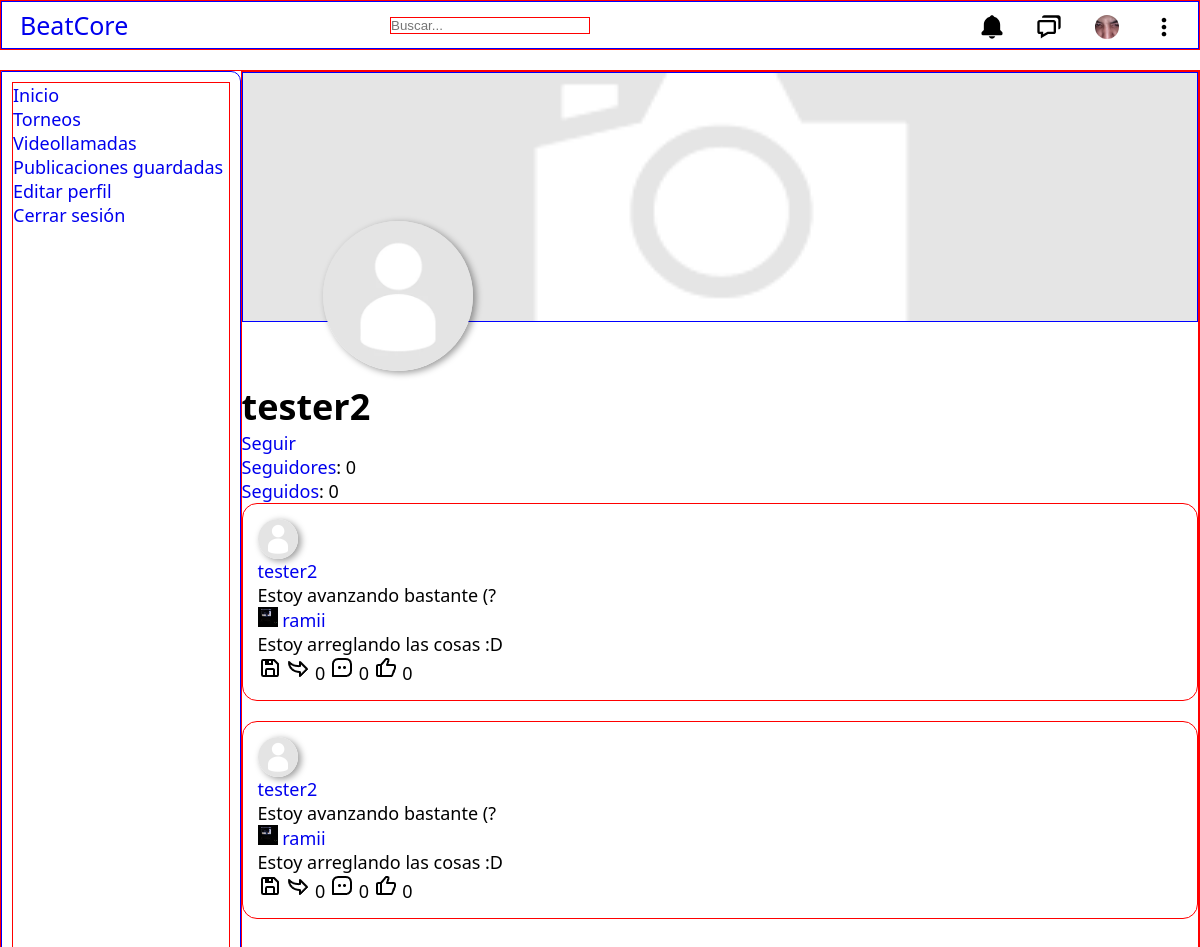
Page /app/vista/perfil.php?id_usuario=29 (signed in) on the committed database.
### tables this page shows
CREATE TABLE `t_usuarios` (
  `id_usuario` int(11) NOT NULL,
  `usuario` varchar(100) NOT NULL,
  `gmail` varchar(255) NOT NULL,
  `telefono` varchar(50) NOT NULL,
  `clave` varchar(100) NOT NULL,
  `nombre` varchar(100) NOT NULL,
  `apellido` varchar(100) NOT NULL,
  `fecha_nacimiento` date NOT NULL,
  `descripcion` varchar(300) NOT NULL,
  `foto_perfil` varchar(300) NOT NULL,
  `foto_portada` varchar(300) NOT NULL,
  `id_rol` tinyint(4) NOT NULL,
  `fecha_creacion` date NOT NULL
);

CREATE TABLE `t_publicaciones` (
  `id_publicacion` int(11) NOT NULL,
  `id_respuesta` int(11) DEFAULT NULL,
  `id_usuario` int(11) NOT NULL,
  `texto` varchar(300) NOT NULL,
  `audio` varchar(300) NOT NULL,
  `img1` varchar(300) NOT NULL,
  `img2` varchar(300) NOT NULL,
  `img3` varchar(300) NOT NULL,
  `img4` varchar(300) NOT NULL,
  `video` varchar(300) NOT NULL,
  `fecha_publicacion` date NOT NULL DEFAULT current_timestamp()
);

### app/ayudas/funciones.php (the view, shortened to what this page needs)
<?php
function traerPublicaciones($query)
{
  include("../modelo/conexion.php");
  $res = mysqli_query($con, $query);
  if (mysqli_num_rows($res) > 0) {
    ?>
    <ul>
      <?php
      while ($fila = mysqli_fetch_array($res)) {
        ?>
        <li>
          <div class="carta-publi">
          <div class="img-perfil">
            <img class="img-publi-perfil" src="<?php echo URL_USUARIO . $fila['id_usuario'] . '/foto_perfil/' . $fila["foto_perfil"]; ?>"/>
          </div>
            <a href="perfil.php?id_usuario=<?php echo $fila["id_usuario"]; ?>"><?php echo $fila["usuario"]; ?></a>
            <div class="publicacion-contenido">
              <p>
                <?php echo $fila["texto"]; ?>
              </p>
            </div>
            <?php publicacionRespuesta($fila["id_publicacion"]); ?>
            <?php guardar($fila["id_publicacion"]); ?>
            <a href="responder.php?id_publicacion=<?php echo $fila["id_publicacion"]; ?>"><img
                src="../../publico/img/iconos/responder.png" /></a>
            <?php echo cantidadRespuestas($fila["id_publicacion"]); ?>
            <a href="publicacion.php?id_publicacion=<?php echo $fila["id_publicacion"]; ?>"><img
                src="../../publico/img/iconos/comentar.png" /></a>
            <?php echo cantidadComentariosPublicacion($fila["id_publicacion"]); ?>
            <?php likesPublicacion($fila["id_publicacion"]); ?>
          </div>
        </li>
        <?php
      }
      ?>
    </ul>
    <?php
  } else {
    echo "No hay publicaciones";
  }
}
function publicacionRespuesta($id_publicacion){
  include("../modelo/conexion.php");
  $query = "SELECT * FROM t_publicaciones WHERE id_publicacion = '$id_publicacion'";
  $res = mysqli_fetch_array(mysqli_query($con, $query));
  if($res["id_respuesta"] != NULL){
    $id_respuesta = $res["id_respuesta"];
    $query = "SELECT * FROM t_publicaciones INNER JOIN t_usuarios ON t_publicaciones.id_usuario = t_usuarios.id_usuario WHERE id_publicacion = '$id_respuesta'";
    $res = mysqli_fetch_array(mysqli_query($con,$query));
    ?>
      <div>
        <img src="<?= URL_USUARIO . $res["id_usuario"] . "/foto_perfil/" . $res["foto_perfil"]; ?>" width="20px" height="20px">
        <a href="#"><?= $res["usuario"]; ?></a>
        <p><?= $res["texto"]; ?></p>
      </div>
    <?php
  }
}
function likesPublicacion($id_publicacion)
{
  include("../modelo/conexion.php");
  $id_usuario = $_SESSION["id_usuario"];
  $query = "SELECT * FROM t_likes WHERE id_usuario = '$id_usuario' AND id_publicacion = '$id_publicacion'";
  $dio_like = mysqli_num_rows(mysqli_query($con, $query));
  if ($dio_like) {
    ?><a href="../controlador/like.php?id_publicacion=<?php echo $id_publicacion ?>"><img
        src="../../publico/img/iconos/like_solido.png" /></a>
    <?php
  } else {
    ?><a href="../controlador/like.php?id_publicacion=<?php echo $id_publicacion ?>"><img
        src="../../publico/img/iconos/like_regular.png" /></a>
    <?php
  }
  echo cantidadLikesPublicacion($id_publicacion);
}
function cantidadLikesPublicacion($id_publicacion)
{
  include("../modelo/conexion.php");
  $query = "SELECT * FROM t_likes WHERE id_publicacion = '$id_publicacion'";
  $res = mysqli_query($con, $query);
  return mysqli_num_rows($res);
}
function guardar($id_publicacion)
{
  include("../modelo/conexion.php");
  $id_usuario = $_SESSION["id_usuario"];
  $query = "SELECT * FROM t_guardados WHERE id_usuario = '$id_usuario' AND id_publicacion = '$id_publicacion'";
  $lo_guardo = mysqli_num_rows(mysqli_query($con, $query));
  if ($lo_guardo) {
    ?><a href="../controlador/guardar_publicacion.php?id_publicacion=<?php echo $id_publicacion ?>"><img
        src="../../publico/img/iconos/guardar_solido.png" /></a>
    <?php
  } else {
    ?><a href="../controlador/guardar_publicacion.php?id_publicacion=<?php echo $id_publicacion ?>"><img
        src="../../publico/img/iconos/guardar_regular.png" /></a>
    <?php
  }
}
    ?>
    <?php
function cantidadComentariosPublicacion($id_publicacion)
{
  include("../modelo/conexion.php");
  $query = "SELECT * FROM t_comentarios WHERE id_publicacion = '$id_publicacion'";
  $res = mysqli_query($con, $query);
  return mysqli_num_rows($res);
}
    ?>
    <?php
function cantidadRespuestas($id_publicacion)
{
  include("../modelo/conexion.php");
  $query = "SELECT * FROM t_publicaciones WHERE id_respuesta = '$id_publicacion'";
  $res = mysqli_query($con, $query);
  return mysqli_num_rows($res);
}
function datosUsuario($id_usuario, $datos)
{
  include("../modelo/conexion.php");
  $query = "SELECT $datos FROM t_usuarios WHERE id_usuario = '$id_usuario'";
  $res = mysqli_query($con, $query);
  return mysqli_fetch_array($res);
}
?>

### app/vista/perfil.php (shortened to what this page needs)
<!DOCTYPE html>
<html lang="es">
<head>
  <link href='https://unpkg.com/boxicons@2.1.4/css/boxicons.min.css' rel='stylesheet'>
  <link rel="stylesheet" href="../css/main.css">
  <link rel="stylesheet" href="../css/perfil.css">
</head>
<body>
  <?php include("../componentes/header.php"); ?>
  <div class="wrapper">
    <?php include("../componentes/sidebar.php"); ?>
    <div class="perfilDatos">
      <?php
      if (isset($_GET["id_usuario"])) {
        $id_usuarioP = $_GET["id_usuario"];
        $tu_usuario = $_SESSION["id_usuario"];
        $query = "SELECT * FROM t_usuarios WHERE id_usuario = $id_usuarioP ";
        $res = mysqli_query($con, $query);
        if (mysqli_num_rows($res) == 1) {
          $fila = mysqli_fetch_array($res);
          ?>
          <div class="contenedor-portada-perfil">
            <img src="<?php echo URL_USUARIO . $id_usuarioP . '/foto_portada/' . $fila["foto_portada"]; ?>" />
            <img width="200px" class="img-perfil" src="<?php echo URL_USUARIO . $id_usuarioP . '/foto_perfil/' . $fila["foto_perfil"]; ?>" />
          </div>
          <h1>
            <?php echo $fila["usuario"]; ?>
          </h1>
          <?php
          if ($id_usuarioP != $tu_usuario) {
            $consulta = "SELECT * FROM t_seguidores WHERE id_seguidor = '$tu_usuario' AND id_seguido = '$id_usuarioP'";
            $si_sigue = mysqli_query($con, $consulta);
            if (mysqli_num_rows($si_sigue) == 1) {
              ?>
              <a href="../controlador/deseguir_usuario.php?id_usuario=<?php echo $fila['id_usuario']; ?>">Dejar de seguir</a>
              <?php
            } else {
              ?>
              <a href="../controlador/seguir_usuario.php?id_usuario=<?php echo $fila['id_usuario']; ?>">Seguir</a>
              <?php
            }
          }
          $q_seguidores = "SELECT * FROM t_seguidores WHERE id_seguido = '$id_usuarioP'";
          $r_seguidores = mysqli_query($con, $q_seguidores);
          echo "<br><a href='seguidores.php?id_usuario=" . $id_usuarioP . "'>Seguidores</a>: " . mysqli_num_rows($r_seguidores);
          $q_seguidos = "SELECT * FROM t_seguidores WHERE id_seguidor = '$id_usuarioP'";
          $r_seguidos = mysqli_query($con, $q_seguidos);
          echo "<br><a href='seguidos.php?id_usuario=" . $id_usuarioP . "'>Seguidos</a>: " . mysqli_num_rows($r_seguidos);
          echo "<br>";
          $q_publicaciones = "SELECT * FROM t_publicaciones INNER JOIN t_usuarios ON t_publicaciones.id_usuario = t_usuarios.id_usuario WHERE t_usuarios.id_usuario = '$id_usuarioP' ORDER BY id_publicacion DESC";
          traerPublicaciones($q_publicaciones);
        }
      }
      ?>
    </div>
  </div>
</body>
</html>

### app/componentes/header.php (shortened to what this page needs)
<?php
require("../modelo/conexion.php");
require("../ayudas/funciones.php");
$id_usuario = $_SESSION["id_usuario"];
?>
<header>
  <nav class="navegacion">
    <input type="search" name="busqueda" class="buscador" placeholder="Buscar...">
    <div class="logo">
      <a href="inicio.php">BeatCore</a>
    </div>
    <ul class="nav-lista">
      <li class="nav-lista-item">
        <a href="#">
        </a>
      </li>
      <li class="nav-lista-item">
        <a href="#">
        </a>
      </li>
      <li class="nav-lista-item item-perfil">
        <a href="perfil.php?id_usuario=<?php echo $id_usuario; ?>">
          <img src="<?php echo URL_USUARIO . $id_usuario . '/foto_perfil/' . datosUsuario($id_usuario, "foto_perfil")["foto_perfil"]; ?>"
            width="20px">
        </a>
      </li>
      <li class="nav-lista-item">
        <a href="#">
          <svg xmlns="http://www.w3.org/2000/svg" width="28" height="28" viewBox="0 0 24 24"
            style="fill: rgba(0, 0, 0, 1);transform: ;msFilter:;">
            <path
              d="M12 10c-1.1 0-2 .9-2 2s.9 2 2 2 2-.9 2-2-.9-2-2-2zm0-6c-1.1 0-2 .9-2 2s.9 2 2 2 2-.9 2-2-.9-2-2-2zm0 12c-1.1 0-2 .9-2 2s.9 2 2 2 2-.9 2-2-.9-2-2-2z">
            </path>
          </svg>
        </a>
      </li>
    </ul>
  </nav>
</header>

### app/componentes/sidebar.php (shortened to what this page needs)
<div class="sidebar">
  <ul class="sidebar-lista">
    <li class="sidebar-lista-item">
      <a href="inicio.php">Inicio</a>
    </li>
    <li class="sidebar-lista-item">
      <a href="#">Torneos</a>
    </li>
    <li class="sidebar-lista-item">
      <a href="#">Videollamadas</a>
    </li>
    <li class="sidebar-lista-item">
      <a href="guardado.php">Publicaciones guardadas</a>
    </li>
    <li class="sidebar-lista-item">
      <a href="editar_perfil.php">Editar perfil</a>
    </li>
    <li class="sidebar-lista-item">
      <a href="../controlador/cerrar_sesion.php">Cerrar sesión</a>
    </li>
  </ul>
</div>

### app/css/main.css (style rules this page uses)
* { margin: 0; padding: 0; box-sizing: border-box; }
body { width: 100%; font-family: system-ui; font-size: 18px; display: grid; grid-template-columns: 100%; grid-template-areas: "nav" "wrapper"; gap: 20px; overflow: hidden; }
a { text-decoration: none; }
ul { list-style: none; }
header { border: 1px solid red; width: 100%; height: 50px; grid-area: nav; }
.wrapper { border: 1px solid red; grid-area: wrapper; display: grid; grid-template-columns: 20% 80%; grid-template-areas: "sideBar contenidoP"; }

### app/css/perfil.css (style rules this page uses)
.perfilDatos { border: 1px solid red; grid-area: contenidoP; overflow-y: auto; height: calc(100vh - 70px); }
.contenedor-portada-perfil { border: 1px solid blue; height: 250px; position: relative; margin-bottom: 60px; }
.contenedor-portada-perfil img { width: 100%; height: 100%; object-fit: cover; object-position: center; }
.contenedor-portada-perfil .img-perfil { width: 150px; height: 150px; border-radius: 50%; object-fit: cover; object-position: center; position: absolute; left: 80px; bottom: -50px; }

### app/css/components/navegacion.css (style rules this page uses)
.navegacion { border: 1px solid blue; height: 100%; display: flex; align-items: center; justify-content: space-between; }
.logo { position: absolute; left: 20px; font-size: 25px; }
.buscador { border: 1px solid red; margin: auto; width: 200px; }
.nav-lista { width: 200px; display: flex; align-items: center; justify-content: space-between; list-style: none; margin-right: 20px; }
.nav-lista-item { height: 24px; }
.nav-lista-item.item-perfil a img { border: 2px solid transparent; width: 28px; height: 28px; object-fit: cover; border-radius: 50%; }

### app/css/components/sidebar.css (style rules this page uses)
.sidebar { border: 1px solid blue; border-radius: 0px 10px 10px 0px; display: flex; flex-direction: column; max-width: 250px; height: calc(100vh - 50px); grid-area: sideBar; padding: 10px; }
.sidebar-lista { border: 1px solid red; height: 100%; }

### app/css/components/cartaPublicacion.css (style rules this page uses)
.carta-publi { border: 1px solid red; margin: 0 auto 20px auto; min-height: 150px; border-radius: 15px; overflow: hidden; padding: 15px; }
.img-perfil { border-radius: 50%; width: 40px; height: 40px; overflow: hidden; box-shadow: 3px 2px 7px rgba(0, 0, 0, 0.4); }
.img-publi-perfil { width: 100%; height: 100%; object-fit: cover; object-position: center; }

### rows in the picture
t_usuarios: foto_perfil (picture)
t_usuarios: foto_portada (picture), foto_perfil (picture), usuario "tester2"
t_publicaciones: id_usuario.foto_perfil (picture), id_usuario.usuario "tester2", texto "Estoy avanzando bastante (?", t_usuarios.foto_perfil (picture), t_usuarios.usuario "ramii", id_respuesta.texto "Estoy arreglando las cosas :D", id_publicacion "0"
t_publicaciones: id_usuario.foto_perfil (picture), id_usuario.usuario "tester2", texto "Estoy avanzando bastante (?", t_usuarios.foto_perfil (picture), t_usuarios.usuario "ramii", id_respuesta.texto "Estoy arreglando las cosas :D", id_publicacion "0"

### other values in the picture
mysqli_num_rows($r_seguidores) "0"
mysqli_num_rows($r_seguidos) "0"
